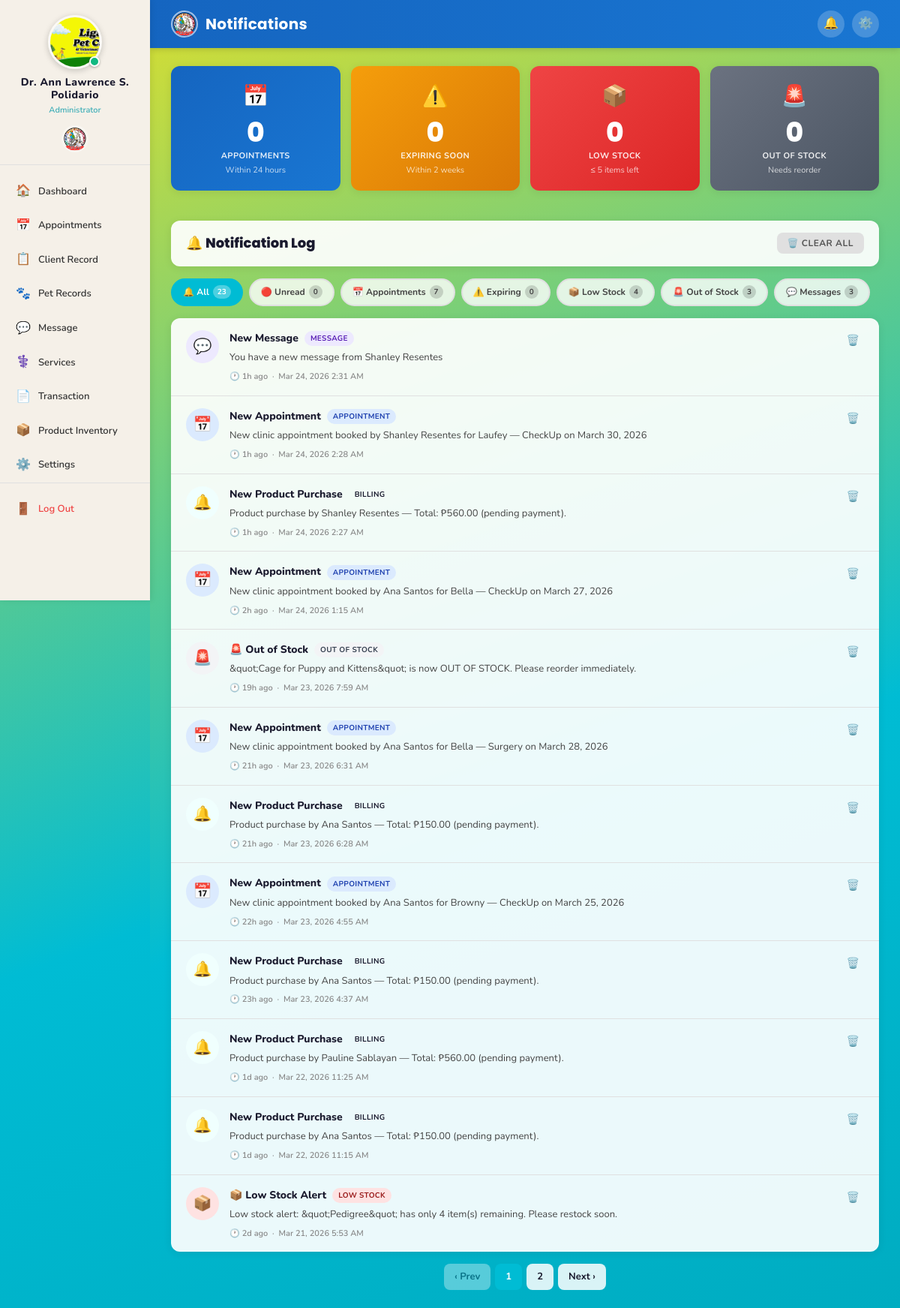
The page /admin/notifications.php (signed in) on the database its author committed.
### tables this page shows
CREATE TABLE `users` (
  `id` int(11) NOT NULL,
  `name` varchar(100) NOT NULL,
  `address` varchar(255) DEFAULT NULL,
  `contact_no` varchar(20) DEFAULT NULL,
  `email` varchar(100) NOT NULL,
  `password` varchar(255) NOT NULL,
  `profile_picture` varchar(255) DEFAULT NULL,
  `gender` enum('male','female') DEFAULT 'female',
  `role` enum('user','admin','staff') DEFAULT 'user',
  `position` varchar(100) DEFAULT NULL,
  `status` enum('active','inactive') DEFAULT 'active',
  `created_at` timestamp NOT NULL DEFAULT current_timestamp(),
  `updated_at` timestamp NOT NULL DEFAULT current_timestamp() ON UPDATE current_timestamp()
);

CREATE TABLE `notifications` (
  `id` int(11) NOT NULL,
  `user_id` int(11) NOT NULL,
  `title` varchar(255) DEFAULT NULL,
  `message` text NOT NULL,
  `is_read` tinyint(1) DEFAULT 0,
  `type` varchar(50) DEFAULT 'general',
  `created_at` timestamp NOT NULL DEFAULT current_timestamp()
);

### admin/notifications.php (the view, shortened to what the rows shown need)
<?php
require_once '../includes/auth.php';
$admin_id = (int)$_SESSION['user_id'];
$filter = $_GET['filter'] ?? 'all';
$where  = "user_id=$admin_id";
$per_page    = 12;
$page        = max(1, (int)($_GET['page'] ?? 1));
$offset      = ($page - 1) * $per_page;
$notifications = getRows($conn,
    "SELECT * FROM notifications
     WHERE $where
     ORDER BY is_read ASC, created_at DESC
     LIMIT $per_page OFFSET $offset"
);
?>
<!DOCTYPE html>
<html lang="en">
<head>
    <link rel="stylesheet" href="../assets/css/style.css">
</head>
<body>
<div class="app-wrapper">
    <?php include '../includes/sidebar_admin.php'; ?>
    <div class="main-content">
        <div class="page-body">
            <div class="notif-header-strip">
                <h2>
                    🔔 Notification Log
                </h2>
            </div>
            <?php if (empty($notifications)): ?>
                <div class="notif-list">
                    <div class="notif-empty">
                        <div class="ne-icon">✅</div>
                        <h3>
                            <?= $filter !== 'all'
                                ? "No $filter notifications"
                                : 'All clear — no notifications' ?>
                        </h3>
                        <p style="font-size:13px;color:var(--text-light);margin-top:6px;">
                            <?= $filter !== 'all'
                                ? '<a href="notifications.php" style="color:var(--teal-dark);font-weight:700;">View all notifications</a>'
                                : 'System alerts will appear here as they are generated.' ?>
                        </p>
                    </div>
                </div>
            <?php else: ?>
                <div class="notif-list">
                    <?php foreach ($notifications as $notif):
                        $is_unread = !$notif['is_read'];
                        $type      = $notif['type'] ?? 'general';
                        $map = [
                            'appointment'         => ['📅', 'ni-appt'],
                            'appt_reminder_admin' => ['📅', 'ni-appt'],
                            'product_expiry'      => ['⚠️', 'ni-expiry'],
                            'low_stock'           => ['📦', 'ni-low'],
                            'out_of_stock'        => ['🚨', 'ni-out'],
                            'message'             => ['💬', 'ni-message'],
                            'general'             => ['🔔', 'ni-general'],
                        ];
                        [$icon, $icon_cls] = $map[$type] ?? ['🔔', 'ni-general'];
                        $display_msg = trim(preg_replace('/\[(appt|prod):\d+\]/', '', $notif['message']));
                        $created  = strtotime($notif['created_at']);
                        $diff     = time() - $created;
                        if      ($diff < 60)      $time_str = 'Just now';
                        elseif  ($diff < 3600)    $time_str = floor($diff/60)   . 'm ago';
                        elseif  ($diff < 86400)   $time_str = floor($diff/3600) . 'h ago';
                        elseif  ($diff < 604800)  $time_str = floor($diff/86400). 'd ago';
                        else                      $time_str = date('M j, Y', $created);
                        $type_labels = [
                            'appointment'         => 'Appointment',
                            'appt_reminder_admin' => 'Appt. Reminder',
                            'product_expiry'      => 'Expiring Product',
                            'low_stock'           => 'Low Stock',
                            'out_of_stock'        => 'Out of Stock',
                            'message'             => 'Message',
                            'general'             => 'General',
                        ];
                        $type_lbl = $type_labels[$type] ?? ucfirst($type);
                        $page_map = [
                            'appointment'         => 'appointments.php',
                            'appt_reminder_admin' => 'appointments.php',
                            'product_expiry'      => 'inventory.php',
                            'low_stock'           => 'inventory.php',
                            'out_of_stock'        => 'inventory.php',
                            'message'             => 'messages.php',
                        ];
                        $goto = $page_map[$type] ?? '';
                    ?>
                    <div class="notif-item <?= $is_unread ? 'unread' : '' ?> t-<?= $type ?>"
                         id="notif-<?= $notif['id'] ?>"
                         onclick="handleNotifClick(
                             '<?= $type ?>',
                             <?= $notif['id'] ?>,
                             '<?= htmlspecialchars($notif['title'] ?? '', ENT_QUOTES) ?>',
                             '<?= htmlspecialchars($display_msg, ENT_QUOTES) ?>',
                             '<?= date('M j, Y g:i A', $created) ?>',
                             '<?= $goto ?>'
                         )">
                        <div class="notif-icon-wrap <?= $icon_cls ?>">
                            <?= $icon ?>
                        </div>
                        <div class="notif-content">
                            <div class="notif-title">
                                <?= htmlspecialchars($notif['title'] ?? 'Notification') ?>
                                <span class="type-badge tb-<?= $type ?>"><?= $type_lbl ?></span>
                            </div>
                            <div class="notif-msg"><?= htmlspecialchars($display_msg) ?></div>
                            <div class="notif-time">
                                🕐 <?= $time_str ?> &nbsp;·&nbsp;
                                <?= date('M j, Y g:i A', $created) ?>
                            </div>
                        </div>
                        <div class="notif-item-actions" onclick="event.stopPropagation()">
                            <button
                                class="notif-action-btn del"
                                title="Delete notification"
                                onclick="openDeleteModal(
                                    <?= $notif['id'] ?>,
                                    '<?= $filter ?>',
                                    '<?= htmlspecialchars(addslashes($notif['title'] ?? 'this notification'), ENT_QUOTES) ?>'
                                )">
                                🗑️
                            </button>
                        </div>
                    </div>
                    <?php endforeach; ?>
                </div>
            <?php endif; ?>
        </div>
    </div>
</div>
</body>
</html>

### includes/sidebar_admin.php (shortened to what the rows shown need)
<?php
$admin_data     = getRow($conn, "SELECT name, profile_picture FROM users WHERE id=" . (int)$_SESSION['user_id']);
$admin_name     = $admin_data['name'] ?? ($_SESSION['user_name'] ?? 'Administrator');
$admin_pic      = $admin_data['profile_picture'] ?? '';
$_avatar_disk_base = dirname(__DIR__) . '/assets/images/avatars/';
$_avatar_web_base  = '../assets/images/avatars/';
if (!empty($admin_pic) && file_exists($_avatar_disk_base . $admin_pic)) {
    $avatar_src  = $_avatar_web_base . htmlspecialchars($admin_pic);
    $avatar_show = true;
} else {
    $avatar_src  = '';
    $avatar_show = false;
}
?>
<aside class="sidebar">
    <a href="profile.php" class="sidebar-logo"
       style="flex-direction:column; align-items:center; padding:20px 16px 16px; gap:10px;
              text-decoration:none; cursor:pointer; transition:var(--transition);"
       onmouseover="this.style.background='rgba(0,0,0,0.05)'"
       onmouseout="this.style.background='transparent'">
        <div style="position:relative; width:72px; height:72px; flex-shrink:0;">
            <?php if ($avatar_show): ?>
                <img src="<?= $avatar_src ?>"
                     alt="<?= htmlspecialchars($admin_name) ?>"
                     id="sidebarAdminAvatar"
                     style="width:72px; height:72px; border-radius:50%; object-fit:cover;
                            border:3px solid rgba(255,255,255,0.6);
                            box-shadow:0 2px 8px rgba(0,0,0,0.2);"
                     onerror="this.style.display='none'; document.getElementById('sidebarAdminInitials').style.display='flex';">
            <?php endif; ?>
            <span style="position:absolute; bottom:3px; right:3px;
                         width:14px; height:14px; border-radius:50%;
                         background:#10b981; border:2px solid #fff;
                         box-shadow:0 1px 3px rgba(0,0,0,0.3);">
            </span>
        </div>
        <div style="text-align:center;">
            <div class="username" style="font-size:14px; font-weight:800; letter-spacing:0.5px;">
                <?= htmlspecialchars($admin_name) ?>
            </div>
            <div class="role" style="font-size:11px; opacity:0.75; margin-top:2px;">
                Administrator
            </div>
        </div>
    </a>
</aside>

### rows shown on the page
users: profile_picture (picture), name "Dr. Ann Lawrence S. Polidario"
notifications: icon "💬", title "New Message", type "MESSAGE", message "You have a new message from Shanley Resentes", created_at "1h ago", created_at "Mar 24, 2026 2:31 AM"
notifications: icon "📅", title "New Appointment", type "APPOINTMENT", message "New clinic appointment booked by Shanley Resentes for Laufey — CheckUp on March 30, 2026", created_at "1h ago", created_at "Mar 24, 2026 2:28 AM"
notifications: icon "🔔", title "New Product Purchase", type "BILLING", message "Product purchase by Shanley Resentes — Total: ₱560.00 (pending payment).", created_at "1h ago", created_at "Mar 24, 2026 2:27 AM"
notifications: icon "📅", title "New Appointment", type "APPOINTMENT", message "New clinic appointment booked by Ana Santos for Bella — CheckUp on March 27, 2026", created_at "2h ago", created_at "Mar 24, 2026 1:15 AM"
notifications: icon "🚨", title "🚨 Out of Stock", type "OUT OF STOCK", message "&quot;Cage for Puppy and Kittens&quot; is now OUT OF STOCK. Please reorder immediately.", created_at "19h ago", created_at "Mar 23, 2026 7:59 AM"
notifications: icon "📅", title "New Appointment", type "APPOINTMENT", message "New clinic appointment booked by Ana Santos for Bella — Surgery on March 28, 2026", created_at "21h ago", created_at "Mar 23, 2026 6:31 AM"
notifications: icon "🔔", title "New Product Purchase", type "BILLING", message "Product purchase by Ana Santos — Total: ₱150.00 (pending payment).", created_at "21h ago", created_at "Mar 23, 2026 6:28 AM"
notifications: icon "📅", title "New Appointment", type "APPOINTMENT", message "New clinic appointment booked by Ana Santos for Browny — CheckUp on March 25, 2026", created_at "22h ago", created_at "Mar 23, 2026 4:55 AM"
notifications: icon "🔔", title "New Product Purchase", type "BILLING", message "Product purchase by Ana Santos — Total: ₱150.00 (pending payment).", created_at "23h ago", created_at "Mar 23, 2026 4:37 AM"
notifications: icon "🔔", title "New Product Purchase", type "BILLING", message "Product purchase by Pauline Sablayan — Total: ₱560.00 (pending payment).", created_at "1d ago", created_at "Mar 22, 2026 11:25 AM"
notifications: icon "🔔", title "New Product Purchase", type "BILLING", message "Product purchase by Ana Santos — Total: ₱150.00 (pending payment).", created_at "1d ago", created_at "Mar 22, 2026 11:15 AM"
notifications: icon "📦", title "📦 Low Stock Alert", type "LOW STOCK", message "Low stock alert: &quot;Pedigree&quot; has only 4 item(s) remaining. Please restock soon.", created_at "2d ago", created_at "Mar 21, 2026 5:53 AM"

### other values the page prints
$item[2] "🏠"
$item[0] "Dashboard"
$item[2] "📅"
$item[0] "Appointments"
$item[2] "📋"
$item[0] "Client Record"
$item[2] "🐾"
$item[0] "Pet Records"
$item[2] "💬"
$item[0] "Message"
$item[2] "⚕️"
$item[0] "Services"
$item[2] "📄"
$item[0] "Transaction"
$item[2] "📦"
